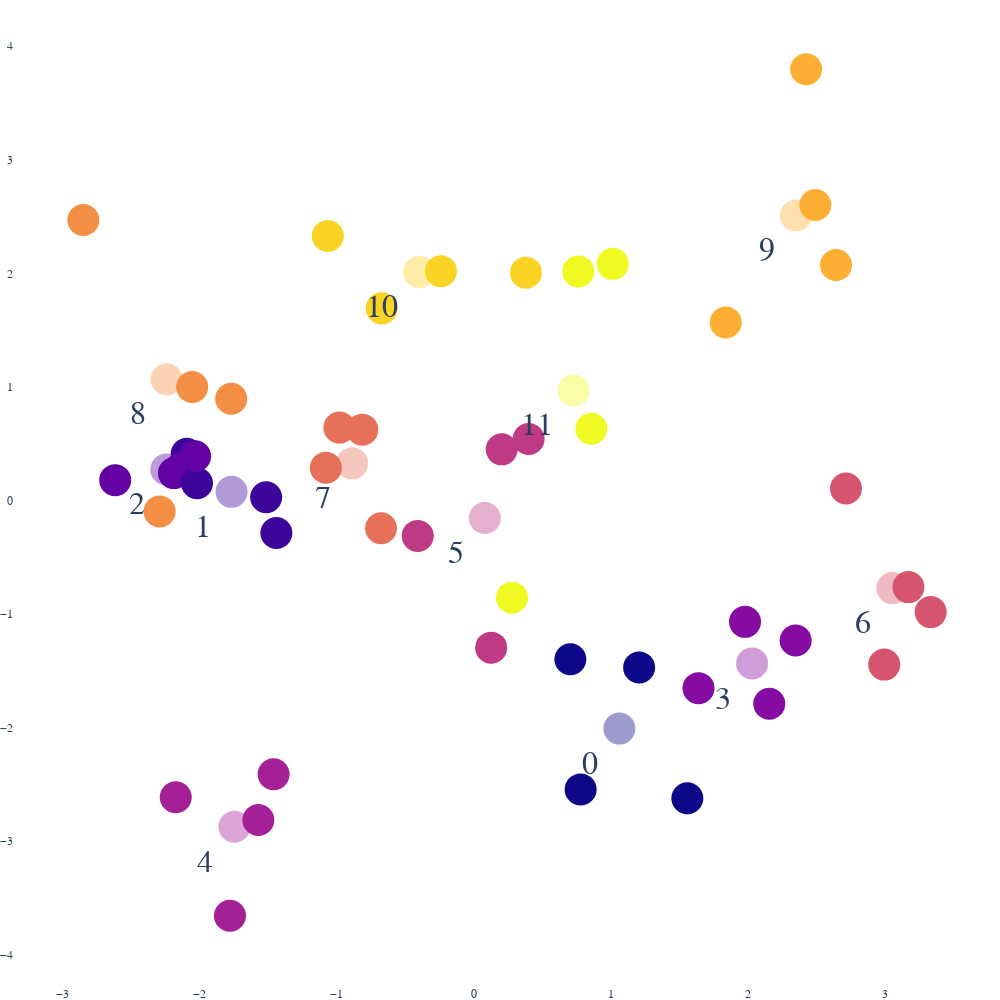

Notebook cell for this chart:
### Code cell
user_input = list(range(48))

# labels = [f'{i}' for i in user_input]
labels = list(np.repeat("", len(user_input))) + [f'{i%12}' for i in user_input]

opacity = list(np.repeat(1, 12*4))  + list(np.repeat(0.4, 12))

colors = [i%12 for i in user_input] + [i % 12 for i in range(12)]

display_pca_scatterplot(model.offset_encoder, user_input, labels, opacity, colors, 
                        fontsize=32, markersize=32, textposition='bottom left', cam=(0.5,0,0), dims=2, avg=True)

### Figure 1 — Plotly figure (JSON) as saved in the notebook; plotly's stock layout.template omitted (floating-point values rounded to 4 significant figures)
{"data": [{"marker": {"color": [0, 1, 2, 3, 4, 5, 6, 7, 8, 9, 10, 11, 0, 1, 2, 3, 4, 5, 6, 7, 8, 9, 10, 11, 0, 1, 2, 3, 4, 5, 6, 7, 8, 9, 10, 11, 0, 1, 2, 3, 4, 5, 6, 7, 8, 9, 10, 11, 0, 1, 2, 3, 4, 5, 6, 7, 8, 9, 10, 11], "opacity": [1, 1, 1, 1, 1, 1, 1, 1, 1, 1, 1, 1, 1, 1, 1, 1, 1, 1, 1, 1, 1, 1, 1, 1, 1, 1, 1, 1, 1, 1, 1, 1, 1, 1, 1, 1, 1, 1, 1, 1, 1, 1, 1, 1, 1, 1, 1, 1, 0.4, 0.4, 0.4, 0.4, 0.4, 0.4, 0.4, 0.4, 0.4, 0.4, 0.4, 0.4], "size": 32}, "mode": "markers+text", "text": ["", "", "", "", "", "", "", "", "", "", "", "", "", "", "", "", "", "", "", "", "", "", "", "", "", "", "", "", "", "", "", "", "", "", "", "", "", "", "", "", "", "", "", "", "", "", "", "", "0", "1", "2", "3", "4", "5", "6", "7", "8", "9", "10", "11", "0", "1", "2", "3", "4", "5", "6", "7", "8", "9", "10", "11", "0", "1", "2", "3", "4", "5", "6", "7", "8", "9", "10", "11", "0", "1", "2", "3", "4", "5", "6", "7", "8", "9", "10", "11"], "textfont": {"size": 32}, "textposition": "bottom left", "type": "scatter", "x": [0.7031, -2.097, -2.19, 2.347, -1.462, 0.3986, 3.333, -0.9824, -2.294, 1.837, -0.6738, 0.8562, 0.7781, -1.517, -2.138, 2.155, -1.781, 0.2018, 3.17, -1.081, -2.057, 2.49, -0.2417, 0.7612, 1.557, -1.442, -2.618, 1.978, -2.177, -0.4106, 2.993, -0.6785, -1.772, 2.642, -1.067, 0.2774, 1.205, -2.021, -2.035, 1.638, -1.574, 0.1253, 2.714, -0.8154, -2.851, 2.424, 0.3791, 1.012, 1.061, -1.769, -2.245, 2.029, -1.748, 0.07877, 3.053, -0.8893, -2.243, 2.348, -0.4007, 0.7267], "y": [-1.397, 0.4121, 0.2418, -1.232, -2.409, 0.5415, -0.982, 0.6427, -0.09543, 1.568, 1.693, 0.6322, -2.543, 0.02939, 0.2843, -1.789, -3.656, 0.4511, -0.7617, 0.2889, 1.0, 2.602, 2.02, 2.017, -2.621, -0.2861, 0.1797, -1.068, -2.612, -0.3113, -1.444, -0.2443, 0.897, 2.074, 2.33, -0.8548, -1.469, 0.152, 0.3902, -1.652, -2.813, -1.295, 0.1063, 0.6244, 2.47, 3.798, 2.007, 2.084, -2.008, 0.07685, 0.274, -1.435, -2.872, -0.1535, -0.7705, 0.3279, 1.068, 2.51, 2.012, 0.9699]}], "layout": {"autosize": false, "font": {"family": "Courier New", "size": 12}, "height": 1000, "legend": {"font": {"color": "black", "family": "Courier New", "size": 20}, "x": 1, "y": 0.5}, "margin": {"b": 0, "l": 0, "r": 0, "t": 0}, "paper_bgcolor": "rgba(0,0,0,0)", "plot_bgcolor": "rgba(0,0,0,0)", "scene": {"camera": {"eye": {"x": 0.5, "y": 0, "z": 0}}}, "showlegend": false, "width": 1000}}
